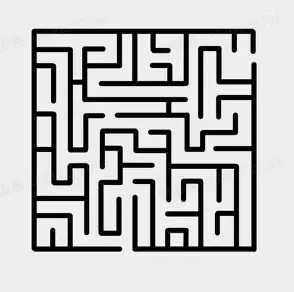
#> input picture 3.jpg, 294 x 292 px
$ python BZ_Barkley_Maze_Complicated.py
#> lines starting #> are read from the running program, lines starting #| are printed output that depends on the picture; after the words box and inside, x2 and y2 are one past the last pixel; in counts of white or black regions, pixels touching at a corner belong together
import cv2
import numpy as np
import matplotlib.pyplot as plt
import matplotlib.animation as animation

# --- 1. 图像处理 ---
img_path = '3.jpg'

try:
    img_origin = cv2.imread(img_path)
#> img_origin is the input picture: shape (292, 294, 3); mean B, G, R 191.3, 191.3, 191.3
    if img_origin is None:
        raise FileNotFoundError("找不到 3.jpg")

    gray = cv2.cvtColor(img_origin, cv2.COLOR_BGR2GRAY)
    _, binary = cv2.threshold(gray, 100, 255, cv2.THRESH_BINARY)
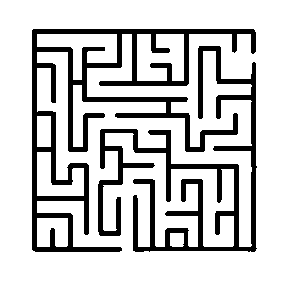
#> binary: shape (292, 294); 80.7% white; 2 black regions, box (x1, y1, x2, y2) and area: (32, 29, 256, 252) 9250, (98, 46, 257, 252) 7321

    sim_size = 200
    maze_resized = cv2.resize(binary, (sim_size, sim_size), interpolation=cv2.INTER_NEAREST)
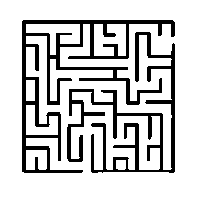
#> maze_resized: shape (200, 200); 80.5% white; 2 black regions, box (x1, y1, x2, y2) and area: (22, 20, 175, 173) 4364, (67, 32, 175, 173) 3439
    walls = (maze_resized < 50)

except Exception as e:
    print(f"Error: {e}. 使用备用迷宫。")
    sim_size = 200
    walls = np.zeros((sim_size, sim_size), dtype=bool)
    walls[0:5, :] = True; walls[-5:, :] = True; walls[:, 0:5] = True; walls[:, -5:] = True
    walls[100, 50:150] = True

# --- 2. 墙壁图层 ---
wall_overlay = np.zeros((sim_size, sim_size, 4))
wall_overlay[walls] = [1.0, 1.0, 1.0, 1.0]

# --- 3. 物理参数 (黄金均速版) ---
a = 0.75
b = 0.01
epsilon = 0.015
D = 1.0    # 保持较大的扩散系数，波形饱满
dx = 1.0
dt = 0.04
# 【关键修改】每帧计算 6 次 (原版2，极速版20)
# 这个速度既能展示细节，又不会让演示冷场
steps_per_frame = 6

# --- 4. 初始化 ---
U = np.zeros((sim_size, sim_size))
V = np.zeros((sim_size, sim_size))
arrival_times = np.full((sim_size, sim_size), np.inf)

# 自动寻找起点
start_pos = None
for r in range(10, 50):
    for c in range(10, 50):
        if not walls[r, c]:
            start_pos = (r, c)
            U[r-5:r+5, c-5:c+5] = 1.0
            arrival_times[r-5:r+5, c-5:c+5] = 0
            break
    if start_pos: break

path_overlay = np.zeros((sim_size, sim_size, 4))

# --- 5. 核心计算 ---
def laplacian(Z):
    return (np.roll(Z, 1, 0) + np.roll(Z, -1, 0) + np.roll(Z, 1, 1) + np.roll(Z, -1, 1) - 4*Z) / (dx**2)

def update(frame):
#> called with frame = 0
    global U, V, arrival_times

    for _ in range(steps_per_frame):
        Lu = laplacian(U)
        threshold = (V + b) / a
        reaction = (1 / epsilon) * U * (1 - U) * (U - threshold)

        delta_U = (D * Lu + reaction) * dt
        delta_V = (U - V) * dt

        U += delta_U; V += delta_V
        U[walls] = 0; V[walls] = 0

        mask_new = (U > 0.5) & (arrival_times == np.inf)
        arrival_times[mask_new] = frame * steps_per_frame

    im_wave.set_array(U)

    disp_map = arrival_times.copy()
    disp_map[disp_map == np.inf] = -100
    im_time.set_array(disp_map)

    title_text.set_text(f"Step: {frame*steps_per_frame}")

    return [im_wave, im_time, im_path, im_walls1, im_walls2, title_text]

# --- 6. 逆向寻路算法 ---
def find_shortest_path(end_r, end_c):
    if arrival_times[end_r, end_c] == np.inf:
        print("波还没传到这里，无法寻路！")
        return

    path_points = []
    curr_r, curr_c = end_r, end_c
    path_points.append((curr_r, curr_c))

    while arrival_times[curr_r, curr_c] > 0:
        neighbors = []
        for dr in [-1, 0, 1]:
            for dc in [-1, 0, 1]:
                if dr == 0 and dc == 0: continue
                nr, nc = curr_r + dr, curr_c + dc
                if 0 <= nr < sim_size and 0 <= nc < sim_size:
                    neighbors.append((arrival_times[nr, nc], nr, nc))

        neighbors.sort(key=lambda x: x[0])
        best_val, best_r, best_c = neighbors[0]

        if best_val >= arrival_times[curr_r, curr_c]: break
        curr_r, curr_c = best_r, best_c
        path_points.append((curr_r, curr_c))
        if best_val == 0: break

    global path_overlay
    path_overlay.fill(0)
    for r, c in path_points:
        # 洋红色高亮路径
        path_overlay[r-1:r+2, c-1:c+2] = [1.0, 0.0, 1.0, 1.0]

    im_path.set_array(path_overlay)

def onclick(event):
    if event.inaxes == ax2 and event.xdata and event.ydata:
        find_shortest_path(int(event.ydata), int(event.xdata))

# --- 7. 绘图系统 ---
fig, (ax1, ax2) = plt.subplots(1, 2, figsize=(12, 6), facecolor='#2b2b2b')
fig.canvas.mpl_connect('button_press_event', onclick)

# 文字位置调整，防止遮挡
title_text = ax1.text(0.5, 1.15, "", transform=ax1.transAxes, ha='center',
                      color='cyan', fontsize=12, fontweight='bold',
                      bbox=dict(facecolor='#2b2b2b', edgecolor='white', boxstyle='round,pad=0.3'))

# 左图
im_wave = ax1.imshow(U, cmap='magma', vmin=0, vmax=1.0, interpolation='bicubic', zorder=1)
im_walls1 = ax1.imshow(wall_overlay, interpolation='nearest', zorder=2)
ax1.set_title("Live Wave (Real-time)", color='white', pad=10)
ax1.axis('off')

# 右图
cmap_time = plt.cm.jet_r
cmap_time.set_under('black')
im_time = ax2.imshow(arrival_times, cmap=cmap_time, vmin=0, vmax=3000, interpolation='nearest', zorder=1)
im_walls2 = ax2.imshow(wall_overlay, interpolation='nearest', zorder=2)
im_path = ax2.imshow(path_overlay, interpolation='nearest', zorder=3)

ax2.set_title("Time Map (Click to Find Path!)", color='white', pad=10)
ax2.axis('off')

ani = animation.FuncAnimation(fig, update, frames=2000, interval=20, blit=True)
plt.show()
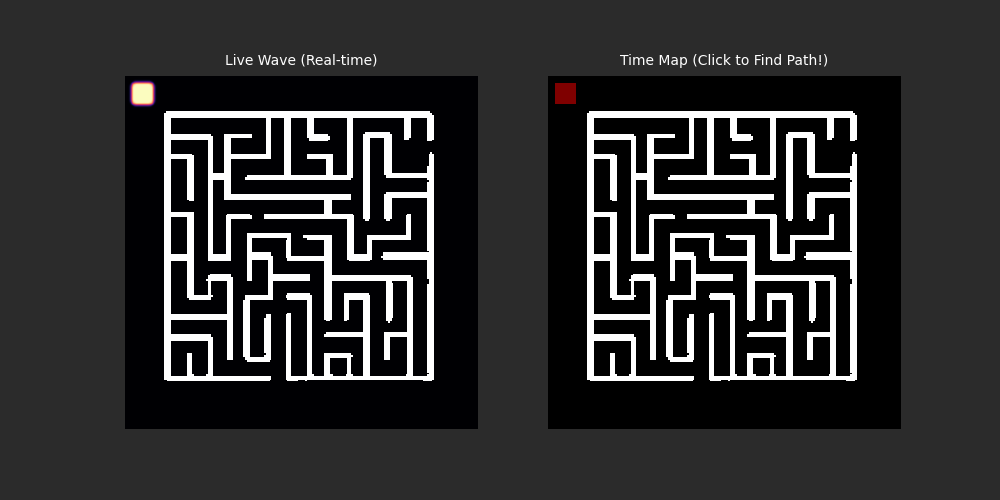
#> figure drawn by matplotlib, 2 panels

# ------------------------------------------------------------
# 文件说明（中文）：
# - 功能：基于图像或备用迷宫运行 Barkley 可激发模型并可视化实时波形、到达时间图与反向寻路结果，支持点击选点查找路径。
# - 描述的情形：程序先尝试读取外部图片 `3.jpg` 并将其二值化为迷宫（黑色为墙），若读取失败则使用备用迷宫。
#   从自动选定的起点触发化学波，记录每个格子的到达时间（`arrival_times`），可交互地点击右侧时间图触发反向寻路并高亮最短路径。
# - 模拟方法：使用离散拉普拉斯算子模拟扩散，Barkley 型非线性反应项 `(1/epsilon)*U*(1-U)*(U-threshold)` 驱动激发波，
#   时间推进为显式步进（每帧内多次小步以提高稳定性）。墙体位置用 `walls` 掩码吸收化学场（设为 0）。
# - 附加机制：记录 `arrival_times` 用于绘制时间图并在右侧显示；`find_shortest_path` 使用邻域最小到达时间进行贪心反向回溯，从而恢复一条遵循波前传播的路径并以洋红色高亮。
# - 可调项与用途：可通过更换输入图片、调整 `epsilon, D, steps_per_frame` 等参数观察不同波形与寻路性能，适合用于演示化学波在复杂环境中的传播与基于波传播的路径恢复。
# ------------------------------------------------------------
